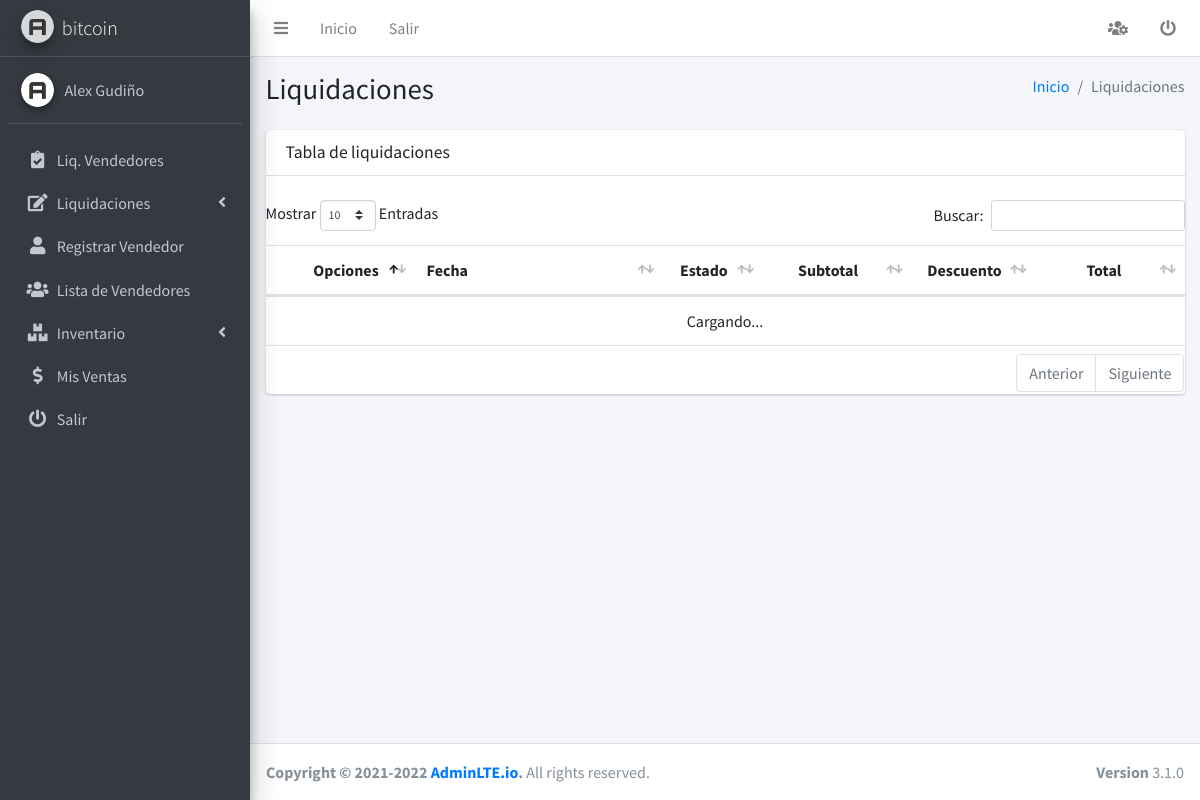
Screenshot of /vendedor/reporte/list (signed in) with the database file from the repository.
### usuario/models.py (models this page shows, shortened)
class User(AbstractUser):
    token = models.UUIDField(primary_key=False, editable=False,null=True, blank=True) # token que se crear cuando se reseta la contraseña
    class Meta:
        permissions = (
            ('add_seller', 'can add seller'),
            ('change_seller', 'can change seller'),
            ('del_seller', 'can delete seller'),
            ('view_seller', 'can view seller'),
            ('add_supervisor', 'can add supervisor'),
            ('change_supervisor', 'can change supervisor'),
            ('del_supervisor', 'can delete supervisor'),
            ('view_supervisor', 'can view supervisor'),
            )

class Profile(models.Model):
    GENRE_CHOICES = (
        ('m', 'Masculino'),
        ('f', 'Feminino'),
    )
    user = models.OneToOneField(User, on_delete=models.CASCADE, related_name='user_profile')
    distributor = models.ForeignKey(Distribuidora,on_delete=models.CASCADE, related_name='distributor')
    genre = models.CharField(max_length=1, choices=GENRE_CHOICES,blank = True, null=True, verbose_name="Genero")
    avatar = models.ImageField(upload_to='profiles',blank = True, null=True, verbose_name='Imagen de Perfil')
    phone_regex = RegexValidator(
        regex=r'^\+?1?\d{9,10}$', message="El número de teléfono debe ingresarse en el formato: '0999999999'. Se permiten hasta 10 dígitos.")
    phone = models.CharField(
        validators=[phone_regex],
        max_length=10,
        blank = True, null=True,
        verbose_name='Numero de Telefono')  # validators should be a list
    created = models.DateTimeField(auto_now_add=True)
    updated = models.DateTimeField(auto_now=True)
    def get_image(self):
        if self.avatar:
            return '{}{}'.format(MEDIA_URL, self.avatar)
        return '{}{}'.format(MEDIA_URL, 'empty.png')

class Distribuidora(models.Model):
    nombre = models.CharField(max_length=50)
    class Meta:
        db_table = 'distribuidora'
        verbose_name = 'distribuidora'
        verbose_name_plural = 'distribuidoras'
    def __str__(self):
        return self.nombre

### vendedor/views.py (the view, shortened to what this page needs)
# urls.py: path('reporte/list', ReportListView.as_view(), name='lista-reportes'),
class ReportListView(ValidatePermissionRequiredMixin,ListView):
    permission_required = 'vendedor.view_report'
    model = Report
    template_name = 'vendedor/lista-reportes.html'
    @method_decorator(csrf_exempt)
    def dispatch(self, request, *args, **kwargs):
        return super().dispatch(request, *args, **kwargs)
    def get_context_data(self, **kwargs):
        context = super().get_context_data(**kwargs)
        context['title'] = 'Liquidaciones'
        context['entity'] = 'Liquidaciones'
        return context

### lider/mixins.py (called while the page is built)
    def get_perms(self):
        if isinstance(self.permission_required, str):
            perms = (self.permission_required,)
        else:
            perms = self.permission_required
        return perms

    def dispatch(self, request, *args, **kwargs):
        if request.user.has_perms(self.get_perms()):
            return super().dispatch(request, *args, **kwargs)
        messages.error(request, 'No tienes permisos para ingresar a este modulo') # modulo de django para el envio de mensajes
        return redirect(self.get_url_redirect())

### vendedor/templates/vendedor/lista-reportes.html (shortened to what this page needs)
{% extends 'home/base.html' %}
{% load static %}
{% block head %}
<link rel="stylesheet" href="{% static 'plugins/datatables-bs4/css/dataTables.bootstrap4.min.css' %}">
<link rel="stylesheet" href="{% static 'plugins/datatables-responsive/css/responsive.bootstrap4.min.css' %}">
{% endblock %}
{% block contenedor %}
<section class="content">
    <div class="container-fluid">
        <div class="row">
            <div class="col-12">
                <div class="card">
                    <div class="card-header">
                        <h3 class="card-title">Tabla de liquidaciones</h3>
                    </div>
                    <br>
                    <div class="card-body table-responsive p-0">
                        <table class="table" id="data">
                            <thead>
                                <tr>
                                    <th style="width: 15%">Opciones</th>
                                    <th style="width: 25%">Fecha</th>
                                    <th style="width: 10%">Estado</th>
                                    <th style="width: 15%">Subtotal</th>
                                    <th style="width: 10%">Descuento</th>
                                    <th style="width: 15%">Total</th>
                                </tr>
                            </thead>
                            <tbody>
                            </tbody>
                        </table>
                    </div>
                </div>
            </div>
        </div>
    </div>
</section>
{% endblock contenedor %}

### home/templates/home/sidebar.html (shortened to what this page needs)
{% load static %}
<aside class="main-sidebar sidebar-dark-primary elevation-4">
    <a href="{% url 'home:dashboard' %}" class="brand-link">
        <img src="{% static 'dist/img/AdminLTELogo.png' %}" alt="AdminLTE Logo"
            class="brand-image img-circle elevation-3" style="opacity: .8">
        <span class="brand-text font-weight-light">{{ user.user_profile.distributor }}</span>
    </a>
    <div class="sidebar">
        <div class="user-panel mt-3 pb-3 mb-3 d-flex">
            <div class="image">
                <img src="{{ user.user_profile.get_image }}" class="img-circle elevation-2" alt="User Image">
            </div>
            <div class="info">
                <a href="{% url 'user:perfil' %}" class="d-block">{{ user.first_name|title }} {{ user.last_name|title }} </a>
            </div>
        </div>
        <nav class="mt-2">
            <ul class="nav nav-pills nav-sidebar flex-column" data-widget="treeview" role="menu" data-accordion="false">
             {% include 'supervisor/sidebar.html' %}
             {% include 'vendedor/sidebar.html' %}
                <li class="nav-item">
                    <a href="{% url 'user:logout' %}" class="nav-link">
                        <i class="nav-icon fas fa-power-off"></i>
                        <p> Salir</p>
                    </a>
                </li>
            </ul>
        </nav>
    </div>
</aside>

### rows the page displays
User: user_profile.distributor "bitcoin", first_name "Alex", last_name "Gudiño"

### other values shown
{{ title }} "Liquidaciones"
{{ entity }} "Liquidaciones"
